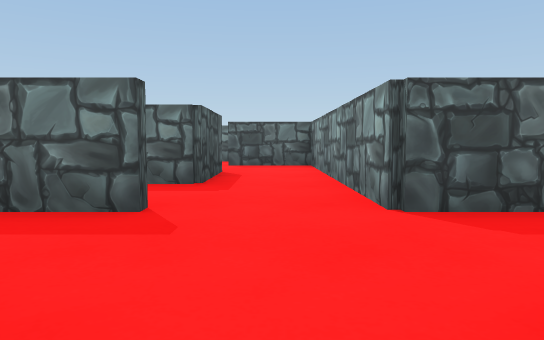
View 1 (above)

12 first-person views from a walk through a 3-D level made in the Unity game engine. The camera is 0.26 m above the floor, tilts 4° down and sees 70° across. The floor is counted in squares, 0.5 m on a side. Each view is taken from the middle of a square. On the plan, view 1 faces up. The plan holds only what a view shows up to about 9 squares ahead; the rest is blank. The place goes on beyond the plan. The player character is not drawn.

View 2
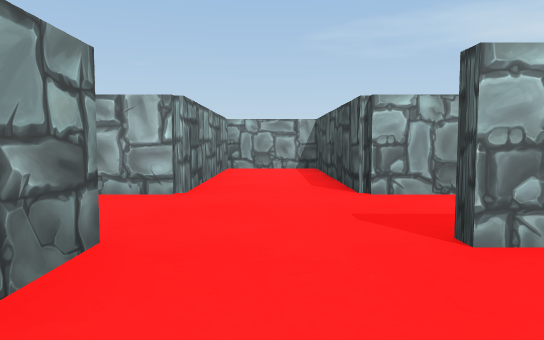

View 3
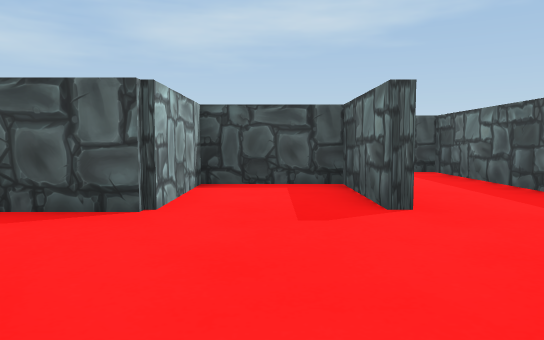

View 4
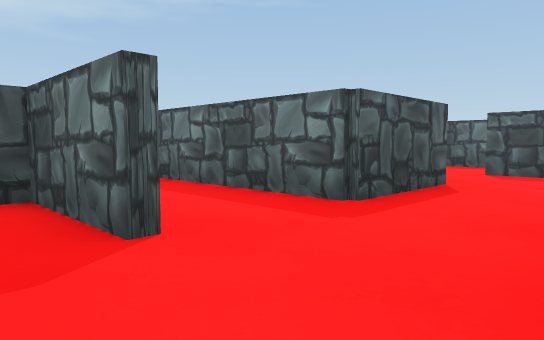

View 5
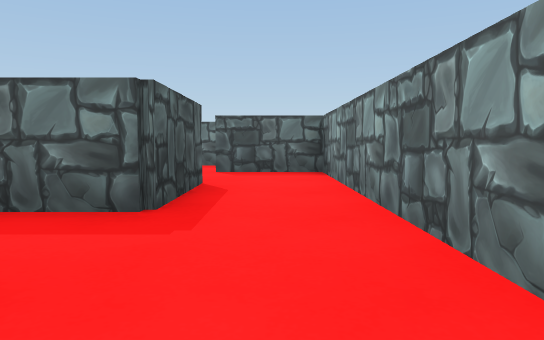

View 6
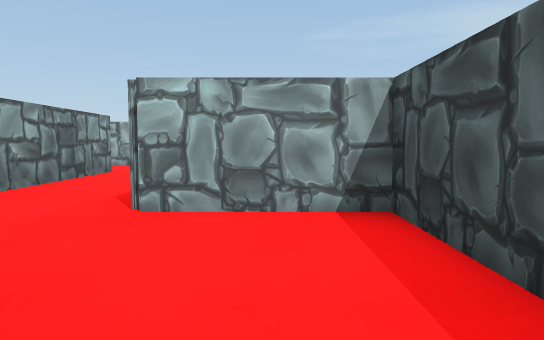

View 7
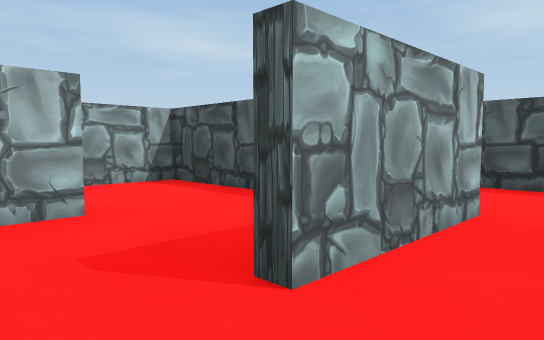

View 8
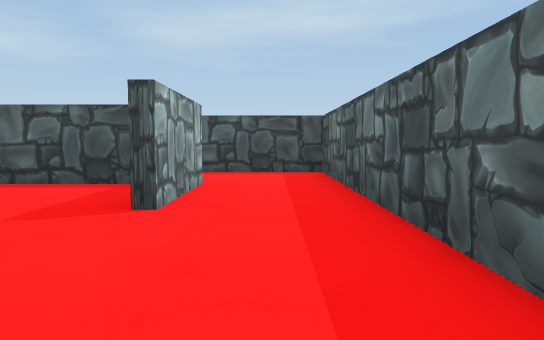

View 9
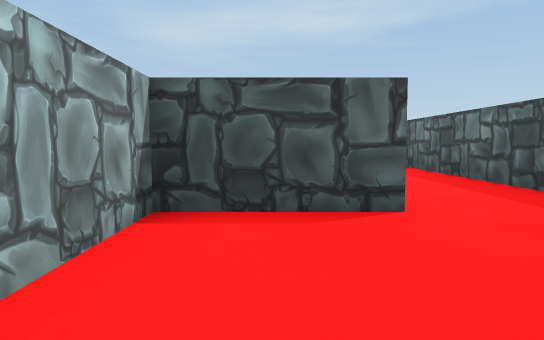

View 10
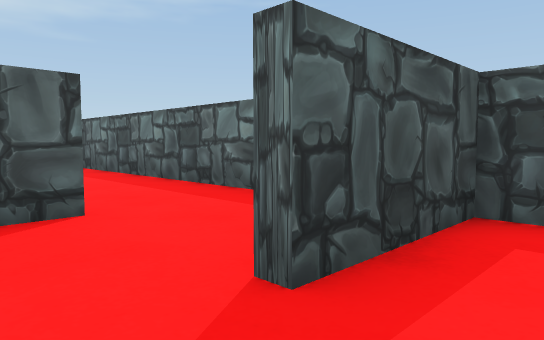

View 11
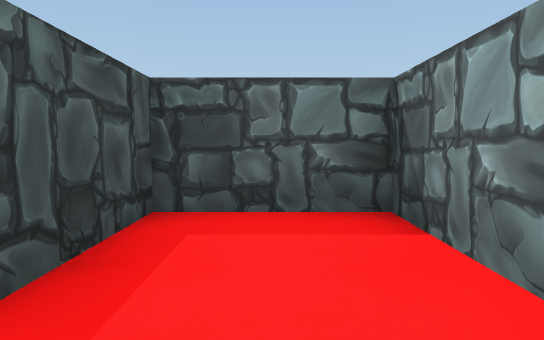

View 12
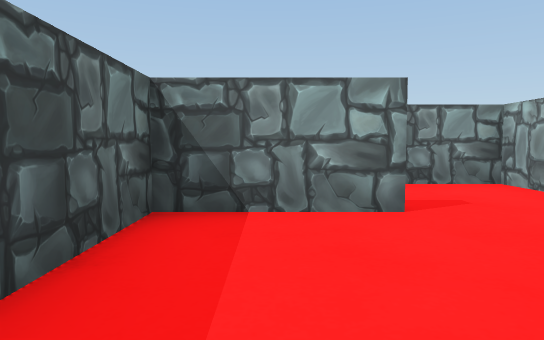

### Floor plan
Points are (right, up) in squares from view 1. A wall is a line through its corners. A room is listed if a view was taken in it or the views show most of it. See-through windows are left out.
Room 1 (views 1, 3, 4, 5)
walls: (-0.9, 2.9) (-2.9, 2.9) (-2.9, 1.1) (-0.9, 1.1) (-0.9, -2.9) (0.9, -2.9) (0.9, 1.1) (1.9, 1.1); (2.1, 2.9) (0.9, 2.9)
ways out: opening at (0, 3) to room 2
Room 2 (view 2)
walls: (0.9, 2.9) (0.9, 8.9) (-1, 8.9); (-0.9, 7.1) (-0.9, 4.9) (-4.9, 4.9)
ways out: opening at (0, 3) to room 1; opening at (0, 8) to room 3
Room 3 (view 6)
walls: (-1, 9.1) (-0.4, 9.1); (-1.2, 11) (-2.4, 11); (-2.9, 10.2) (-2.9, 7.1) (-0.9, 7.1)
ways out: opening at (0, 8) to room 2; opening at (0, 11) to room 4
Room 4 (views 7, 12)
walls: (-3.1, 11.1) (-1, 11.1); (0.5, 12.9) (-4.9, 12.9) (-4.9, 11.5)
ways out: opening at (0, 11) to room 3; opening at (1, 12) to room 5; opening at (-4, 11)
Room 5 (views 8, 9, 10, 11)
walls: (2.9, 11) (2.9, 13); (1.1, 11.1) (1.1, 8.9); (3.1, 13) (3.1, 11); (0.9, 9.1) (4.9, 9.1) (4.9, 12.9) (0.5, 12.9)
ways out: opening at (1, 12) to room 4

Where each view was taken, in squares from view 1:
view 1: 0 up, 0 right, facing up
view 2: 5 up, 0 right, facing down
view 3: 2 up, 2 right, facing left
view 4: 2 up, 1 right, facing up-left
view 5: 2 up, 0 right, facing up
view 6: 10 up, 2 left, facing down
view 7: 12 up, 0 right, facing down-left
view 8: 12 up, 2 right, facing left
view 9: 10 up, 4 right, facing left
view 10: 10 up, 4 right, facing up-left
view 11: 10 up, 4 right, facing up
view 12: 12 up, 0 right, facing right
